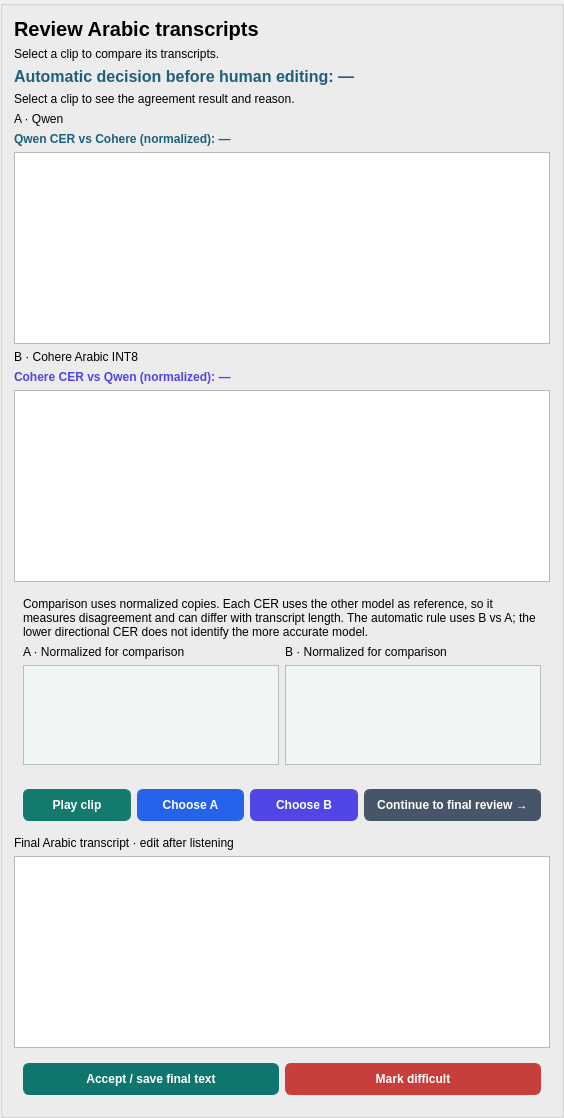
                                  <widget class="QGroupBox" name="transcriptEditor">
                                    <property name="styleSheet">
                                      <string>QGroupBox#transcriptEditor {margin-top:0px;padding-top:10px;}</string>
                                    </property>
                                    <property name="title">
                                      <string />
                                    </property>
                                    <layout class="QVBoxLayout" name="transcriptEditorLayout">
                                      <item>
                                        <widget class="QLabel" name="transcriptEditorHeading">
                                          <property name="styleSheet">
                                            <string>font-size:20px;font-weight:700;</string>
                                          </property>
                                          <property name="text">
                                            <string>Review Arabic transcripts</string>
                                          </property>
                                          <property name="wordWrap">
                                            <bool>true</bool>
                                          </property>
                                        </widget>
                                      </item>
                                      <item>
                                        <widget class="QLabel" name="asrComparison">
                                          <property name="text">
                                            <string>Select a clip to compare its transcripts.</string>
                                          </property>
                                          <property name="wordWrap">
                                            <bool>true</bool>
                                          </property>
                                        </widget>
                                      </item>
                                      <item>
                                        <widget class="QLabel" name="asrAutomaticChoice">
                                          <property name="text">
                                            <string>Automatic decision before human editing: —</string>
                                          </property>
                                          <property name="wordWrap">
                                            <bool>true</bool>
                                          </property>
                                          <property name="styleSheet">
                                            <string>font-size:16px;font-weight:600;color:#1E607A;</string>
                                          </property>
                                        </widget>
                                      </item>
                                      <item>
                                        <widget class="QLabel" name="asrAutomaticReason">
                                          <property name="text">
                                            <string>Select a clip to see the agreement result and reason.</string>
                                          </property>
                                          <property name="wordWrap">
                                            <bool>true</bool>
                                          </property>
                                        </widget>
                                      </item>
                                      <item>
                                        <widget class="QLabel" name="asrALabel">
                                          <property name="text">
                                            <string>A · Qwen</string>
                                          </property>
                                          <property name="wordWrap">
                                            <bool>true</bool>
                                          </property>
                                        </widget>
                                      </item>
                                      <item>
                                        <widget class="QLabel" name="asrCerA">
                                          <property name="text">
                                            <string>Qwen CER vs Cohere (normalized): —</string>
                                          </property>
                                          <property name="wordWrap">
                                            <bool>true</bool>
                                          </property>
                                          <property name="styleSheet">
                                            <string>font-weight:600;color:#1E607A;</string>
                                          </property>
                                          <property name="toolTip">
                                            <string>Uses normalized Cohere text as the comparison reference. This is disagreement, not accuracy against a human transcript. — means no usable reference or a pending model.</string>
                                          </property>
                                        </widget>
                                      </item>
                                      <item>
                                        <widget class="QPlainTextEdit" name="asrTextA">
                                          <property name="minimumSize">
                                            <size>
                                              <width>0</width>
                                              <height>90</height>
                                            </size>
                                          </property>
                                          <property name="layoutDirection">
                                            <enum>Qt::LayoutDirection::RightToLeft</enum>
                                          </property>
                                          <property name="styleSheet">
                                            <string>font-family:"Segoe UI";font-size:17px;</string>
                                          </property>
                                          <property name="readOnly">
                                            <bool>true</bool>
                                          </property>
                                        </widget>
                                      </item>
                                      <item>
                                        <widget class="QLabel" name="asrBLabel">
                                          <property name="text">
                                            <string>B · Cohere Arabic INT8</string>
                                          </property>
                                          <property name="wordWrap">
                                            <bool>true</bool>
                                          </property>
                                        </widget>
                                      </item>
                                      <item>
                                        <widget class="QLabel" name="asrCerB">
                                          <property name="text">
                                            <string>Cohere CER vs Qwen (normalized): —</string>
                                          </property>
                                          <property name="wordWrap">
                                            <bool>true</bool>
                                          </property>
                                          <property name="styleSheet">
                                            <string>font-weight:600;color:#4F46E5;</string>
                                          </property>
                                          <property name="toolTip">
                                            <string>Uses normalized Qwen text as the comparison reference. Different reference lengths can give different directional percentages. The app does not pick the lower score as the better model.</string>
                                          </property>
                                        </widget>
                                      </item>
                                      <item>
                                        <widget class="QPlainTextEdit" name="asrTextB">
                                          <property name="minimumSize">
                                            <size>
                                              <width>0</width>
                                              <height>90</height>
                                            </size>
                                          </property>
                                          <property name="layoutDirection">
                                            <enum>Qt::LayoutDirection::RightToLeft</enum>
                                          </property>
                                          <property name="styleSheet">
                                            <string>font-family:"Segoe UI";font-size:17px;</string>
                                          </property>
                                          <property name="readOnly">
                                            <bool>true</bool>
                                          </property>
                                        </widget>
                                      </item>
                                      <item>
                                        <widget class="QFrame" name="asrNormalizationPanel">
                                          <property name="frameShape">
                                            <enum>QFrame::Shape::NoFrame</enum>
                                          </property>
                                          <layout class="QGridLayout" name="asrNormalizationLayout">
                                            <item row="0" column="0" colspan="2">
                                              <widget class="QLabel" name="asrNormalizationRules">
                                                <property name="text">
                                                  <string>Comparison uses normalized copies. Each CER uses the other model as reference, so it measures disagreement and can differ with transcript length. The automatic rule uses B vs A; the lower directional CER does not identify the more accurate model.</string>
                                                </property>
                                                <property name="wordWrap">
                                                  <bool>true</bool>
                                                </property>
                                              </widget>
                                            </item>
                                            <item row="1" column="0">
                                              <widget class="QLabel" name="asrNormalizedALabel">
                                                <property name="text">
                                                  <string>A · Normalized for comparison</string>
                                                </property>
                                              </widget>
                                            </item>
                                            <item row="1" column="1">
                                              <widget class="QLabel" name="asrNormalizedBLabel">
                                                <property name="text">
                                                  <string>B · Normalized for comparison</string>
                                                </property>
                                              </widget>
                                            </item>
                                            <item row="2" column="0">
                                              <widget class="QPlainTextEdit" name="asrNormalizedA">
                                                <property name="minimumSize">
                                                  <size>
                                                    <width>0</width>
                                                    <height>64</height>
                                                  </size>
                                                </property>
                                                <property name="maximumSize">
                                                  <size>
                                                    <width>16777215</width>
                                                    <height>100</height>
                                                  </size>
                                                </property>
                                                <property name="layoutDirection">
                                                  <enum>Qt::LayoutDirection::RightToLeft</enum>
                                                </property>
                                                <property name="styleSheet">
                                                  <string>font-family:"Segoe UI";font-size:17px;background:#EFF6F5;</string>
                                                </property>
                                                <property name="readOnly">
                                                  <bool>true</bool>
                                                </property>
                                              </widget>
                                            </item>
                                            <item row="2" column="1">
                                              <widget class="QPlainTextEdit" name="asrNormalizedB">
                                                <property name="minimumSize">
                                                  <size>
                                                    <width>0</width>
                                                    <height>64</height>
                                                  </size>
                                                </property>
                                                <property name="maximumSize">
                                                  <size>
                                                    <width>16777215</width>
                                                    <height>100</height>
                                                  </size>
                                                </property>
                                                <property name="layoutDirection">
                                                  <enum>Qt::LayoutDirection::RightToLeft</enum>
                                                </property>
                                                <property name="styleSheet">
                                                  <string>font-family:"Segoe UI";font-size:17px;background:#EFF6F5;</string>
                                                </property>
                                                <property name="readOnly">
                                                  <bool>true</bool>
                                                </property>
                                              </widget>
                                            </item>
                                          </layout>
                                        </widget>
                                      </item>
                                      <item>
                                        <widget class="QFrame" name="asrChoiceRow">
                                          <property name="frameShape">
                                            <enum>QFrame::Shape::NoFrame</enum>
                                          </property>
                                          <layout class="QGridLayout" name="asrChoiceRowLayout">
                                            <item row="0" column="0">
                                              <widget class="QPushButton" name="asrPlay">
                                                <property name="styleSheet">
                                                  <string>QPushButton#asrPlay {background:#157A6E;color:white;border:1px solid #157A6E;border-radius:6px;padding:8px 12px;font-weight:600;} QPushButton#asrPlay:hover {background:#136E63;} QPushButton#asrPlay:pressed {background:#116258;} QPushButton#asrPlay:focus {border:2px solid #173B40;padding:7px 11px;} QPushButton#asrPlay:disabled {background:#E3E9EB;color:#61777C;border-color:#CDD9DC;}</string>
                                                </property>
                                                <property name="text">
                                                  <string>Play clip</string>
                                                </property>
                                              </widget>
                                            </item>
                                            <item row="0" column="1">
                                              <widget class="QPushButton" name="asrUseA">
                                                <property name="styleSheet">
                                                  <string>QPushButton#asrUseA {background:#2563EB;color:white;border:1px solid #2563EB;border-radius:6px;padding:8px 12px;font-weight:600;} QPushButton#asrUseA:hover {background:#2159D4;} QPushButton#asrUseA:pressed {background:#1E4FBC;} QPushButton#asrUseA:focus {border:2px solid #173B40;padding:7px 11px;} QPushButton#asrUseA:disabled {background:#E3E9EB;color:#61777C;border-color:#CDD9DC;}</string>
                                                </property>
                                                <property name="text">
                                                  <string>Choose A</string>
                                                </property>
                                              </widget>
                                            </item>
                                            <item row="0" column="2">
                                              <widget class="QPushButton" name="asrUseB">
                                                <property name="styleSheet">
                                                  <string>QPushButton#asrUseB {background:#4F46E5;color:white;border:1px solid #4F46E5;border-radius:6px;padding:8px 12px;font-weight:600;} QPushButton#asrUseB:hover {background:#473FCE;} QPushButton#asrUseB:pressed {background:#3F38B7;} QPushButton#asrUseB:focus {border:2px solid #173B40;padding:7px 11px;} QPushButton#asrUseB:disabled {background:#E3E9EB;color:#61777C;border-color:#CDD9DC;}</string>
                                                </property>
                                                <property name="text">
                                                  <string>Choose B</string>
                                                </property>
                                              </widget>
                                            </item>
                                            <item row="0" column="3">
                                              <widget class="QPushButton" name="asrGoReview">
                                                <property name="styleSheet">
                                                  <string>QPushButton#asrGoReview {background:#475569;color:white;border:1px solid #475569;border-radius:6px;padding:8px 12px;font-weight:600;} QPushButton#asrGoReview:hover {background:#404C5E;} QPushButton#asrGoReview:pressed {background:#394454;} QPushButton#asrGoReview:focus {border:2px solid #173B40;padding:7px 11px;} QPushButton#asrGoReview:disabled {background:#E3E9EB;color:#61777C;border-color:#CDD9DC;}</string>
                                                </property>
                                                <property name="text">
                                                  <string>Continue to final review →</string>
                                                </property>
                                              </widget>
                                            </item>
                                          </layout>
                                        </widget>
                                      </item>
                                      <item>
                                        <widget class="QLabel" name="asrFinalLabel">
                                          <property name="text">
                                            <string>Final Arabic transcript · edit after listening</string>
                                          </property>
                                          <property name="wordWrap">
                                            <bool>true</bool>
                                          </property>
                                        </widget>
                                      </item>
                                      <item>
                                        <widget class="QPlainTextEdit" name="asrFinalText">
                                          <property name="minimumSize">
                                            <size>
                                              <width>0</width>
                                              <height>90</height>
                                            </size>
                                          </property>
                                          <property name="layoutDirection">
                                            <enum>Qt::LayoutDirection::RightToLeft</enum>
                                          </property>
                                          <property name="styleSheet">
                                            <string>font-family:"Segoe UI";font-size:17px;</string>
                                          </property>
                                          <property name="readOnly">
                                            <bool>false</bool>
                                          </property>
                                        </widget>
                                      </item>
                                      <item>
                                        <widget class="QFrame" name="asrReviewActions">
                                          <property name="frameShape">
                                            <enum>QFrame::Shape::NoFrame</enum>
                                          </property>
                                          <layout class="QGridLayout" name="asrReviewActionsLayout">
                                            <item row="0" column="0">
                                              <widget class="QPushButton" name="asrAccept">
                                                <property name="styleSheet">
                                                  <string>QPushButton#asrAccept {background:#0F766E;color:white;border:1px solid #0F766E;border-radius:6px;padding:8px 12px;font-weight:600;} QPushButton#asrAccept:hover {background:#0E6A63;} QPushButton#asrAccept:pressed {background:#0C5E58;} QPushButton#asrAccept:focus {border:2px solid #173B40;padding:7px 11px;} QPushButton#asrAccept:disabled {background:#E3E9EB;color:#61777C;border-color:#CDD9DC;}</string>
                                                </property>
                                                <property name="text">
                                                  <string>Accept / save final text</string>
                                                </property>
                                              </widget>
                                            </item>
                                            <item row="0" column="1">
                                              <widget class="QPushButton" name="asrDifficult">
                                                <property name="styleSheet">
                                                  <string>QPushButton#asrDifficult {background:#C83E3B;color:white;border:1px solid #C83E3B;border-radius:6px;padding:8px 12px;font-weight:600;} QPushButton#asrDifficult:hover {background:#B43835;} QPushButton#asrDifficult:pressed {background:#A0322F;} QPushButton#asrDifficult:focus {border:2px solid #173B40;padding:7px 11px;} QPushButton#asrDifficult:disabled {background:#E3E9EB;color:#61777C;border-color:#CDD9DC;}</string>
                                                </property>
                                                <property name="text">
                                                  <string>Mark difficult</string>
                                                </property>
                                              </widget>
                                            </item>
                                          </layout>
                                        </widget>
                                      </item>
                                    </layout>
                                  </widget>
